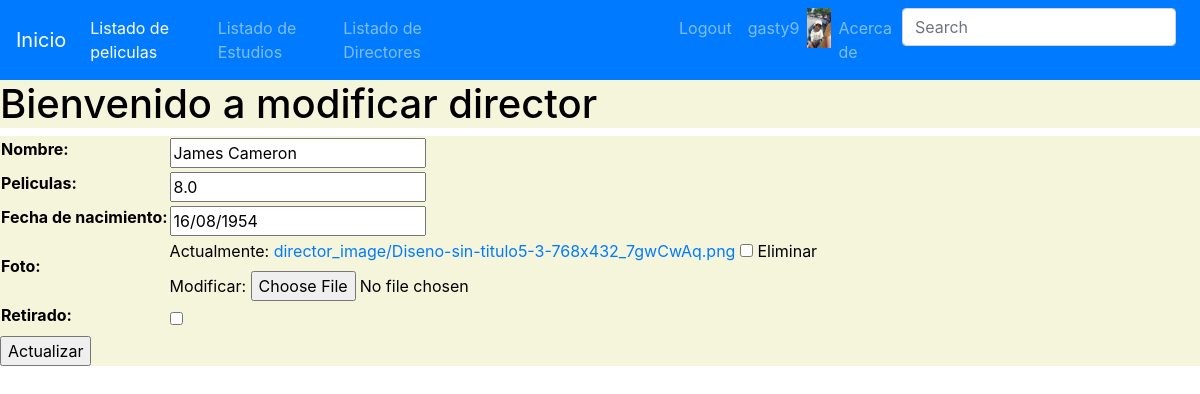
/movies/director-update/1/ (signed in), run on the app's committed database.
### users/models.py (models this page shows)
class UserProfile(models.Model):
    user = models.OneToOneField(User, on_delete=models.CASCADE, related_name='profile')
    phone = models.CharField(max_length=25, null=True, blank=True)
    birth_date = models.DateField(null=True, blank=True)
    profile_picture = models.ImageField(upload_to='profile_images',null=True, blank=True)

### movies/models.py (models this page shows, shortened)
class Director(models.Model):
    name = models.CharField(max_length=100, verbose_name='Nombre')
    films= models.FloatField(verbose_name='Peliculas')
    birth= models.DateField(null=True, blank=True, verbose_name='Fecha de nacimiento')
    photo = models.ImageField(upload_to='director_image',null=True, blank=True)
    retired =models.BooleanField(verbose_name='Retirado', default=False)

### movies/views.py (the view, shortened to what this page needs)
# urls.py: path('director-update/<int:pk>/',director_update),
@login_required
def director_update(request, pk):
    director = Director.objects.get(id=pk)
    if request.method == 'GET':
        context = {
            'form': DirectorForm(
                initial={
                    'name':director.name,
                    'films':director.films,
                    'birth':director.birth,
                    'photo':director.photo,
                    'retired':director.retired,
                }
            )
        }
        return render(request, 'update_director.html', context=context)

### movies/forms.py
class DirectorForm(forms.Form):
    name = forms.CharField(max_length=100,label='Nombre')
    films = forms.FloatField(label='Peliculas')
    birth= forms.DateField(label='Fecha de nacimiento')
    photo= forms.ImageField(label='Foto',required=False)
    retired=forms.BooleanField(label='Retirado', required=False)
    class Meta:
        model = Director
        fields = ['name','films','birth','photo','retired']

### templates/update_director.html (shortened to what this page needs)
{% extends 'base.html' %}
{% block content%}
<h1 style="color: black;background-color: beige;">Bienvenido a modificar director</h1>
    {% if form %}
        <form action="" method="POST"  enctype="multipart/form-data" style="color: black;background-color: beige;">
            <table>
                {{form.as_table}}
            </table>
            <input type="submit" value="Actualizar">
        </form>
    {%endif%}
{% endblock%}

### templates/base.html (shortened to what this page needs)
<!DOCTYPE html>
<html lang="en">
<head>
    <link rel="stylesheet" href="https://cdn.jsdelivr.net/npm/bootstrap@4.6.2/dist/css/bootstrap.min.css"
>
</head>
<body style="background-image:url(https://media.wired.co.uk/photos/606d9ea06a2b7484dab92d37/master/w_1600%2Cc_limit/wired-movie-industry.jpg)">
    <header>
        <nav class="navbar navbar-expand-lg navbar-dark bg-primary" >
            <a class="navbar-brand" href="/">Inicio</a>
            <div  class="collapse navbar-collapse" id="navbarSupportedContent">
                <ul class="navbar-nav mr-auto">
                    <li class="nav-item active">
                        <a class="nav-link" href="/movies/list-movies/">Listado de peliculas </a>
                    </li>
                    <li class="nav-item">
                        <a class="nav-link" href="/movies/list-studio/">Listado de Estudios</a>
                    </li>
                    <li class="nav-item" style="margin-right: 200px;">
                        <a class="nav-link" href="/movies/list-director/">Listado de Directores</a>
                    </li>
                    {% if request.user.is_authenticated %}
                    <li class="nav-item">
                        <a class="nav-link" href="/users/logout/">Logout</a>
                    </li>
                    <li class="nav-item">
                        <a class="nav-link" href="/users/update/">{{request.user.username}}</a>
                    </li>
                        {% if request.user.profile.profile_picture.url != '' %}
                            <img src="{{request.user.profile.profile_picture.url}}" alt="profile_picture" width="30px" height="40px">
                        {% endif %}
                    {% endif %}
                    <li class="nav-item">
                        <a class="nav-link" href="/movies/about-me/">Acerca de</a>
                    </li>
                    <li>
                        <form class="form-inline my-2 my-lg-0" action="" method="GET" style="display: flex; flex-direction: row;">
                            <input class="form-control mr-sm-2"
                                type="search" placeholder="Search" aria-label="Search" name="search"
                                style="flex:2; " >
                        </form>
                    </li>
                </ul>
            </div>
        </nav>
    </header>
        {% block content%}
        {% endblock%}
</body>
</html>

### data on the page
Director: name "James Cameron", films "8.0", birth "16/08/1954"

### other printed values
{{ request.user.username }} "gasty9"
